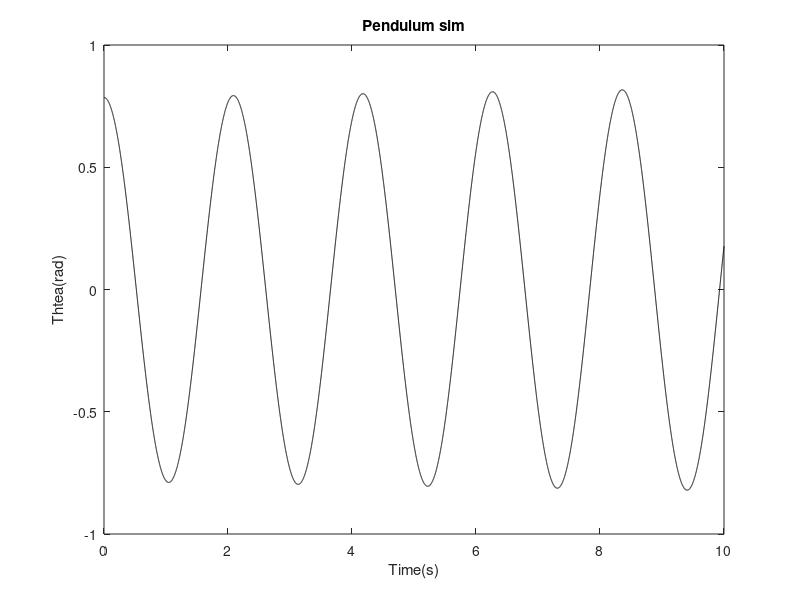

MATLAB code for this plot:
clc;
clear;
close all;

% 定义变量
m = 1;
g = 9.81;
L = 1;

dt = 0.001;
time_final = 10;

time_vector = (0:dt:time_final)';
% 需要向量存储theta和dtheta
theta_vector = zeros(size(time_vector));
dtheta_vector = zeros(size(time_vector));

% 初始条件
theta_vector(1) = pi/4;
dtheta_vector(1) = 0;

% Euler Sim Loop
for iter = 1:numel(time_vector)-1
    ddtheta = -g/L * sin(theta_vector(iter));
    theta_vector(iter+1) = theta_vector(iter) + dtheta_vector(iter)*dt;
    dtheta_vector(iter+1) = dtheta_vector(iter) + ddtheta*dt;
end

% theta and time
h = plot(time_vector,theta_vector,'k-');
xlabel('Time(s)');
ylabel('Thtea(rad)');
title('Pendulum sim');
